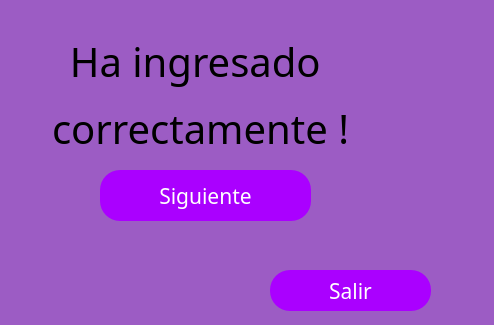
<?xml version="1.0" encoding="UTF-8"?>
<ui version="4.0">
 <class>MainWindow</class>
 <widget class="QMainWindow" name="MainWindow">
  <property name="geometry">
   <rect>
    <x>0</x>
    <y>0</y>
    <width>494</width>
    <height>325</height>
   </rect>
  </property>
  <property name="font">
   <font>
    <family>Mongolian Baiti</family>
    <pointsize>30</pointsize>
   </font>
  </property>
  <property name="windowTitle">
   <string>MainWindow</string>
  </property>
  <property name="styleSheet">
   <string notr="true">background-color: qlineargradient(spread:pad, x1:0, y1:0, x2:1, y2:0, stop:0.994318 rgba(156, 92, 196, 252));</string>
  </property>
  <widget class="QWidget" name="centralwidget">
   <widget class="QLabel" name="label">
    <property name="geometry">
     <rect>
      <x>-110</x>
      <y>30</y>
      <width>621</width>
      <height>131</height>
     </rect>
    </property>
    <property name="font">
     <font>
      <family>Mongolian Baiti</family>
      <pointsize>30</pointsize>
     </font>
    </property>
    <property name="text">
     <string>&lt;html&gt;&lt;head/&gt;&lt;body&gt;&lt;p align=&quot;center&quot;&gt;Ha ingresado &lt;/p&gt;&lt;p align=&quot;center&quot;&gt;correctamente !&lt;/p&gt;&lt;/body&gt;&lt;/html&gt;</string>
    </property>
   </widget>
   <widget class="QPushButton" name="btnSiguiente">
    <property name="geometry">
     <rect>
      <x>100</x>
      <y>170</y>
      <width>211</width>
      <height>51</height>
     </rect>
    </property>
    <property name="font">
     <font>
      <family>Mongolian Baiti</family>
      <pointsize>16</pointsize>
     </font>
    </property>
    <property name="styleSheet">
     <string notr="true">background-color: rgb(170, 0, 255);
border-radius:20px;
color:white;</string>
    </property>
    <property name="text">
     <string>Siguiente</string>
    </property>
   </widget>
   <widget class="QPushButton" name="btnSalir">
    <property name="geometry">
     <rect>
      <x>270</x>
      <y>270</y>
      <width>161</width>
      <height>41</height>
     </rect>
    </property>
    <property name="font">
     <font>
      <family>Mongolian Baiti</family>
      <pointsize>16</pointsize>
     </font>
    </property>
    <property name="styleSheet">
     <string notr="true">background-color: rgb(170, 0, 255);
border-radius:20px;
color:white;</string>
    </property>
    <property name="text">
     <string>Salir</string>
    </property>
   </widget>
  </widget>
 </widget>
 <resources/>
 <connections/>
</ui>
